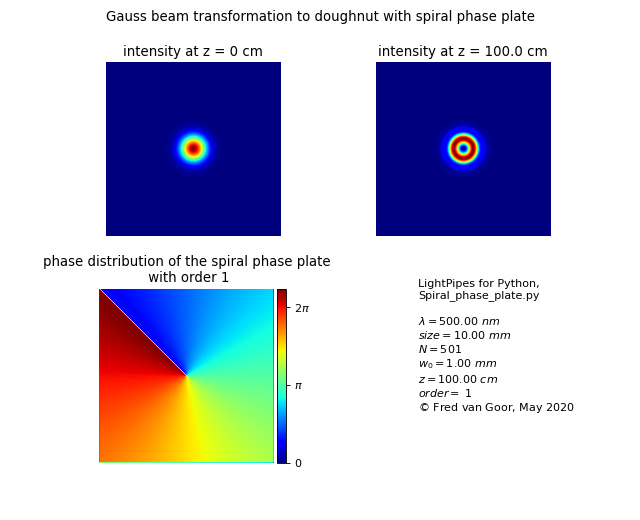

Generate this figure with Python:
#! /usr/bin/env python
"""
Spiral_phase_plate.py
    
    Transforms a Gauss beam into a Gauss doughnut beam.
    
    cc Fred van Goor, May 2020.
"""
from LightPipes import *
import matplotlib.pyplot as plt
from mpl_toolkits.axes_grid1 import make_axes_locatable
if LPversion < "2.0.0":
    print(r'You need to upgrade LightPipes to run this script.' + '\n'+r'Type at a terminal prompt: $ pip install --upgrade LightPipes')
    exit(1)

wavelength = 500*nm
size = 10*mm
N=501
w0=1*mm
z=100*cm
order = 1

F=Begin(size,wavelength,N)
F=GaussBeam(w0,F)
Iin=Intensity(0,F)
F=PhaseSpiral(F,m=order)
phase=Phase(F,unwrap=True)
F=Fresnel(z,F)
I=Intensity(0,F)

s = r'LightPipes for Python,' + '\n'+ 'Spiral_phase_plate.py' + '\n\n'\
    r'$\lambda = {:4.2f}$'.format(wavelength/nm) + r' $nm$' + '\n'\
    r'$size = {:4.2f}$'.format(size/mm) + r' $mm$' + '\n'\
    r'$N = {:4d}$'.format(N) + '\n'\
    r'$w_0 = {:4.2f}$'.format(w0/mm) + r' $mm$' + '\n'\
    r'$z = $' + '{:4.2f}'.format(z/cm) + r' $cm$' + '\n'\
    r'$order = $' + '{:2d}'.format(order) + '\n'\
    r'${\copyright}$ Fred van Goor, May 2020'

fig, _axs = plt.subplots(nrows = 2, ncols=2,figsize=(8.0,6.5))
fig.suptitle('Gauss beam transformation to doughnut with spiral phase plate')
fig.subplots_adjust(hspace=0.3)
axs = _axs.flatten()

axs[0].imshow(Iin,cmap='jet')
axs[0].grid(color='white', ls='solid')
axs[0].axis('off')
axs[0].set_title(f'intensity at z = 0 cm')

axs[1].imshow(I,cmap='jet')
axs[1].grid(color='white', ls='solid')
axs[1].axis('off')
axs[1].set_title(f'intensity at z = {z/cm} cm')

img1=axs[2].imshow(phase, cmap='jet',vmin=0., vmax=7)
axs[2].axis('off')
axs[2].set_title(r'phase distribution of the spiral phase plate'\
                 + '\n' + f' with order {order}')

axs[3].text(0.3,0.3,s)
axs[3].axis('off')

divider = make_axes_locatable(axs[2])
cax = divider.append_axes("right", size="5%", pad=0.05)
cbar=plt.colorbar(img1, cax=cax, ticks=[0, PI, 2*PI], orientation='vertical')
cbar.ax.set_yticklabels(['0', '$\pi$', '$2\pi$'])

plt.show()
